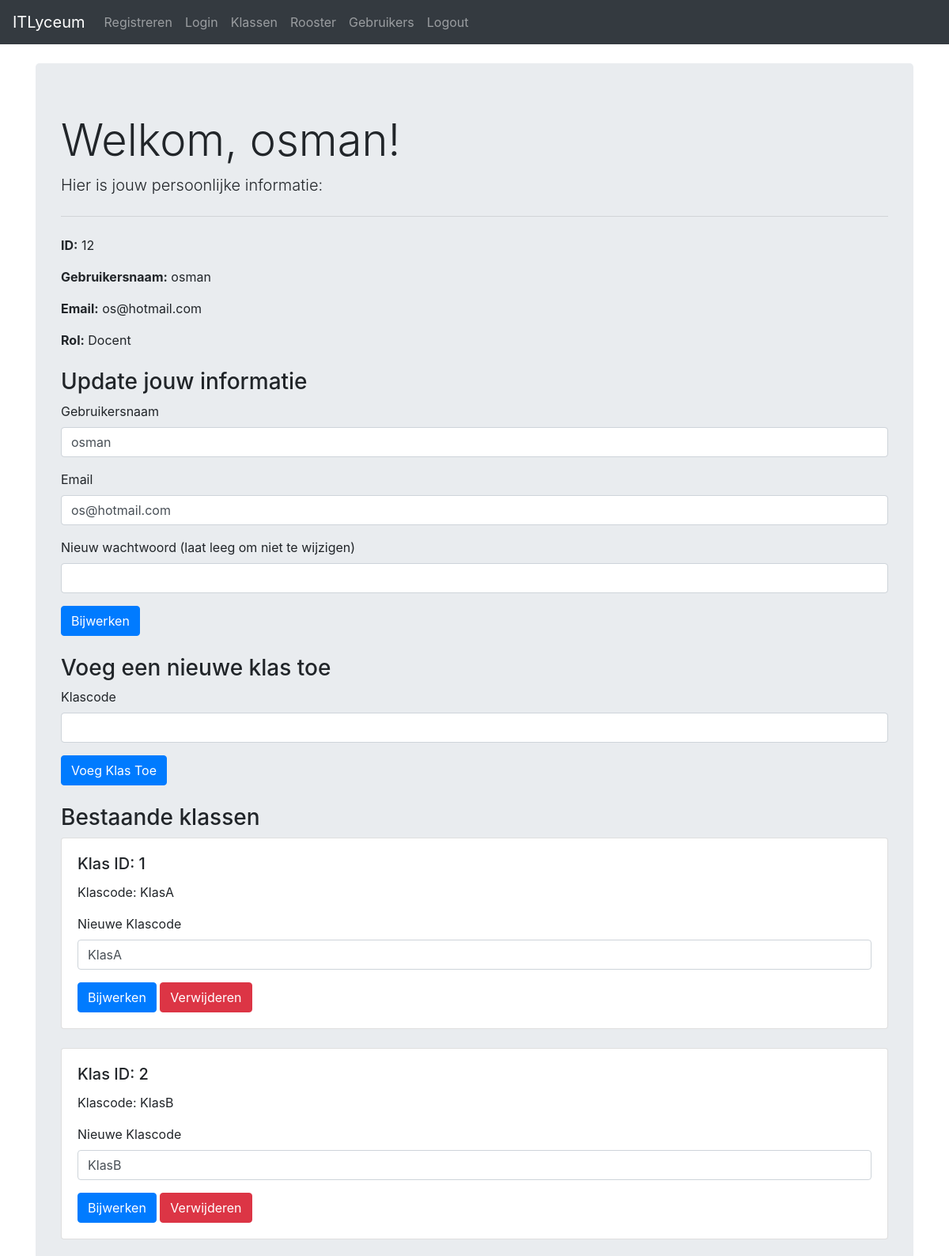
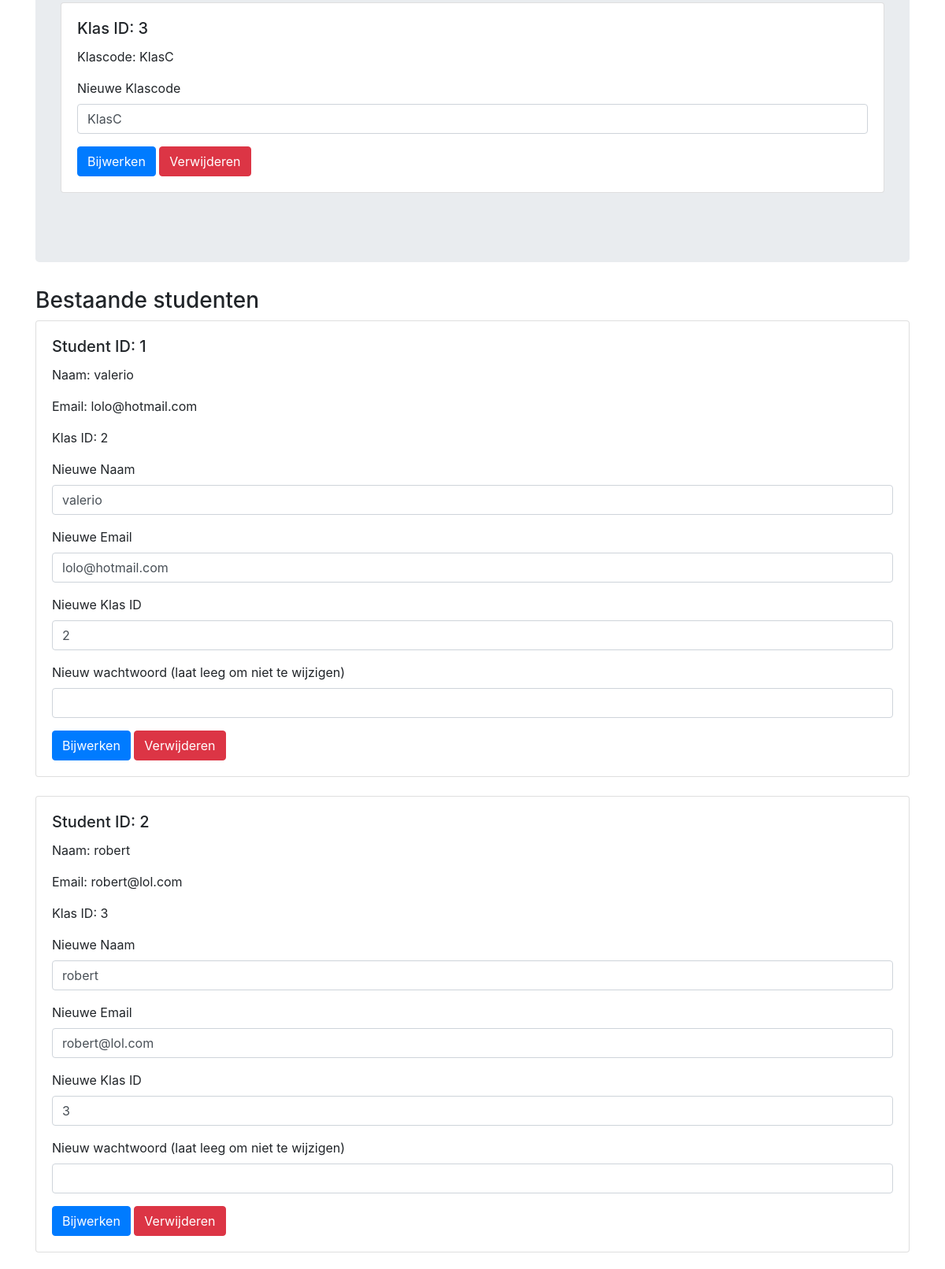
The app's page /itlyceum/Docent/Docentpage.php (signed in, upper part) with its own data (2 pictures, top to bottom).
### tables this page shows
CREATE TABLE `users` (
  `id` int(11) NOT NULL,
  `username` varchar(100) NOT NULL,
  `Email` varchar(100) NOT NULL,
  `password` varchar(255) NOT NULL,
  `role_id` int(11) NOT NULL
);

CREATE TABLE `klas` (
  `ID` int(11) NOT NULL,
  `Klascode` varchar(255) NOT NULL
);

CREATE TABLE `studenten` (
  `ID` int(11) NOT NULL,
  `Naam` varchar(255) NOT NULL,
  `Email` varchar(255) NOT NULL,
  `Password` varchar(255) NOT NULL,
  `Klas` int(11) DEFAULT NULL
);

### itlyceum/db.php (called while the page is built, shortened)
<?php
class DB {
    private $dbh;
    public function __construct($db, $host = "localhost", $port = "3307", $user = "root", $pass = "") {
        try {
            $this->dbh = new PDO("mysql:host=$host;port=$port;dbname=$db", $user, $pass);
            $this->dbh->setAttribute(PDO::ATTR_ERRMODE, PDO::ERRMODE_EXCEPTION);
        } catch (PDOException $e) {
            throw new Exception("Database connection error: " . $e->getMessage());
        }
    }
    public function prepare($sql) {
        return $this->dbh->prepare($sql);
    }
}
$myDb = new DB('itlyceum', 'localhost', 3307);
?>

### itlyceum/Docent/Docentpage.php (the view, shortened to what this page needs)
<?php
include '../db.php';
require_once('../header.php');
$id = $_SESSION['id'];
$stmt = $myDb->prepare("SELECT * FROM users WHERE id = ?");
$stmt->execute([$id]);
$docent = $stmt->fetch(PDO::FETCH_ASSOC);
$klassenStmt = $myDb->prepare("SELECT * FROM klas");
$klassenStmt->execute();
$klassen = $klassenStmt->fetchAll(PDO::FETCH_ASSOC);
$studentsStmt = $myDb->prepare("SELECT * FROM studenten");
$studentsStmt->execute();
$students = $studentsStmt->fetchAll(PDO::FETCH_ASSOC);
?>
<!DOCTYPE html>
<html lang="en">
<head>
    <link rel="stylesheet" href="https://stackpath.bootstrapcdn.com/bootstrap/4.5.2/css/bootstrap.min.css">
</head>
<body>
    <div class="container">
        <div class="jumbotron mt-4">
            <h1 class="display-4">Welkom, <?php echo htmlspecialchars($docent['username']); ?>!</h1>
            <p class="lead">Hier is jouw persoonlijke informatie:</p>
            <hr class="my-4">
            <p><strong>ID:</strong> <?php echo htmlspecialchars($docent['id']); ?></p>
            <p><strong>Gebruikersnaam:</strong> <?php echo htmlspecialchars($docent['username']); ?></p>
            <p><strong>Email:</strong> <?php echo htmlspecialchars($docent['Email']); ?></p>
            <p><strong>Rol:</strong> Docent</p>
            <h3 class="mt-4">Update jouw informatie</h3>
            <form action="Docentpage.php" method="POST">
                <div class="form-group">
                    <label for="username">Gebruikersnaam</label>
                    <input type="text" class="form-control" id="username" name="username" value="<?php echo htmlspecialchars($docent['username']); ?>" required>
                </div>
                <div class="form-group">
                    <label for="Email">Email</label>
                    <input type="email" class="form-control" id="Email" name="Email" value="<?php echo htmlspecialchars($docent['Email']); ?>" required>
                </div>
                <div class="form-group">
                    <label for="password">Nieuw wachtwoord (laat leeg om niet te wijzigen)</label>
                    <input type="password" class="form-control" id="password" name="password">
                </div>
                <button type="submit" class="btn btn-primary">Bijwerken</button>
            </form>
            <h3 class="mt-4">Voeg een nieuwe klas toe</h3>
            <form action="Docentpage.php" method="POST">
                <div class="form-group">
                    <label for="klascode">Klascode</label>
                    <input type="text" class="form-control" id="klascode" name="klascode" required>
                </div>
                <button type="submit" class="btn btn-primary">Voeg Klas Toe</button>
            </form>
            <h3 class="mt-4">Bestaande klassen</h3>
            <?php foreach ($klassen as $klas): ?>
                <div class="card mb-4">
                    <div class="card-body">
                        <h5 class="card-title">Klas ID: <?php echo htmlspecialchars($klas['ID']); ?></h5>
                        <p class="card-text">Klascode: <?php echo htmlspecialchars($klas['Klascode']); ?></p>
                        <form action="Docentpage.php" method="POST" class="d-inline">
                            <div class="form-group">
                                <label for="klascode">Nieuwe Klascode</label>
                                <input type="text" class="form-control" id="klascode" name="klascode" value="<?php echo htmlspecialchars($klas['Klascode']); ?>" required>
                            </div>
                            <button type="submit" class="btn btn-primary">Bijwerken</button>
                        </form>
                        <form action="Docentpage.php" method="POST" class="d-inline">
                            <button type="submit" class="btn btn-danger">Verwijderen</button>
                        </form>
                    </div>
                </div>
            <?php endforeach; ?>
        </div>
        <h3 class="mt-4">Bestaande studenten</h3>
        <?php foreach ($students as $student): ?>
            <div class="card mb-4">
                <div class="card-body">
                    <h5 class="card-title">Student ID: <?php echo htmlspecialchars($student['ID']); ?></h5>
                    <p class="card-text">Naam: <?php echo htmlspecialchars($student['Naam']); ?></p>
                    <p class="card-text">Email: <?php echo htmlspecialchars($student['Email']); ?></p>
                    <p class="card-text">Klas ID: <?php echo htmlspecialchars($student['Klas']); ?></p>
                    <form action="Docentpage.php" method="POST" class="d-inline">
                        <div class="form-group">
                            <label for="student_name">Nieuwe Naam</label>
                            <input type="text" class="form-control" id="student_name" name="student_name" value="<?php echo htmlspecialchars($student['Naam']); ?>" required>
                        </div>
                        <div class="form-group">
                            <label for="student_email">Nieuwe Email</label>
                            <input type="email" class="form-control" id="student_email" name="student_email" value="<?php echo htmlspecialchars($student['Email']); ?>" required>
                        </div>
                        <div class="form-group">
                            <label for="klas_id">Nieuwe Klas ID</label>
                            <input type="text" class="form-control" id="klas_id" name="klas_id" value="<?php echo htmlspecialchars($student['Klas']); ?>" required>
                        </div>
                        <div class="form-group">
                            <label for="student_password">Nieuw wachtwoord (laat leeg om niet te wijzigen)</label>
                            <input type="password" class="form-control" id="student_password" name="student_password">
                        </div>
                        <button type="submit" class="btn btn-primary">Bijwerken</button>
                    </form>
                    <form action="Docentpage.php" method="POST" class="d-inline">
                        <button type="submit" class="btn btn-danger">Verwijderen</button>
                    </form>
                </div>
            </div>
        <?php endforeach; ?>
    </div>
</body>
</html>

### records on screen
users: username "osman", id "12", Email "os@hotmail.com"
klas: ID "1", Klascode "KlasA", klascode "KlasA"
klas: ID "2", Klascode "KlasB", klascode "KlasB"
klas: ID "3", Klascode "KlasC", klascode "KlasC"
studenten: ID "1", Naam "valerio", Email "lolo@hotmail.com", Klas "2", student_name "valerio", student_email "lolo@hotmail.com", klas_id "2"
studenten: ID "2", Naam "robert", Email "robert@lol.com", Klas "3", student_name "robert", student_email "robert@lol.com", klas_id "3"
